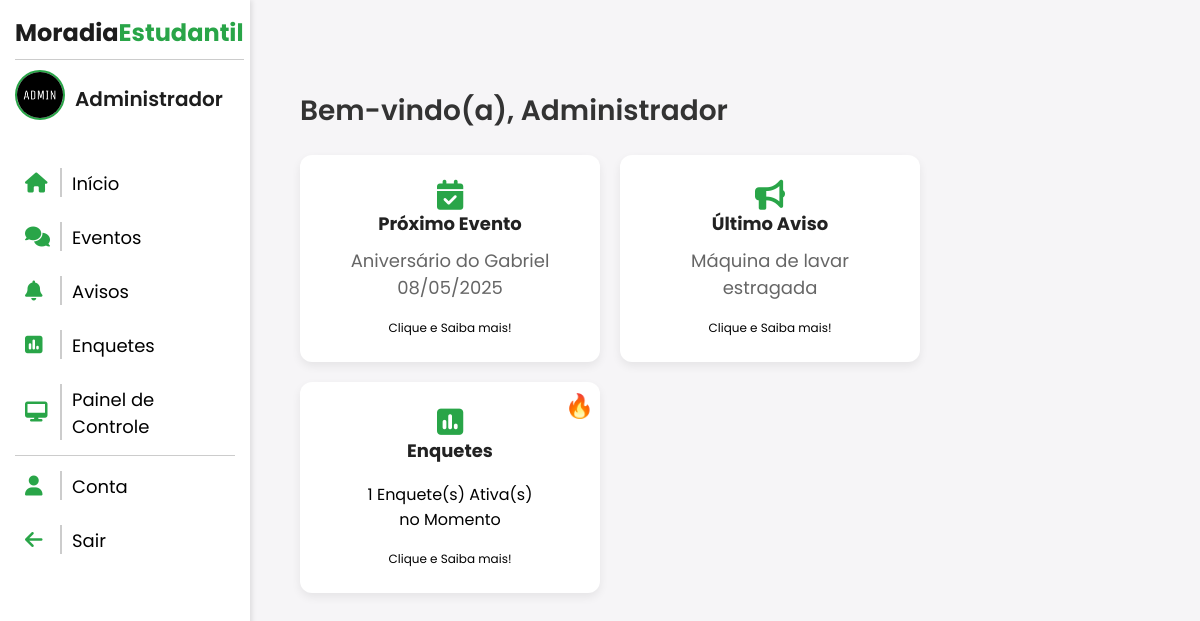
Screenshot of /sistema/ (signed in) with the database file from the repository.
### AppMoradia/models.py (models this page shows, shortened)
class CustomUser(AbstractUser):
     foto = models.ImageField(
        upload_to='fotos_perfil/',
        blank=True,
        null=True,
        default='fotos_perfil/default.png'
      )
     tipo = (
         ('VISITANTE','Visitante'),
         ('RESIDENTE','Residente'),
         ('SÍNDICO','Síndico'),
         ('COORDENADOR','Coordenador')
     )
     tipo = models.CharField(max_length=100, choices=tipo, default='VISITANTE')

class Evento(models.Model):
    titulo = models.CharField(max_length=200)
    descricao = models.TextField()
    data = models.DateField()
    criado_por = models.ForeignKey(settings.AUTH_USER_MODEL, on_delete=models.CASCADE)
    class Meta:
        ordering = ['-id']

class Aviso(models.Model):
    titulo = models.CharField(max_length=200)
    descricao = models.TextField()
    data_criacao = models.DateTimeField(auto_now_add=True)
    criado_por = models.ForeignKey(settings.AUTH_USER_MODEL, on_delete=models.CASCADE)

### AppMoradia/views.py (the view)
# urls.py: path('sistema/', views.dashboard, name='sistema'),
@login_required
def dashboard(request):
    hoje = timezone.now().date()  # Pega a data de hoje
    eventos_futuros = Evento.objects.filter(data__gte=hoje).order_by('data') # Pega o primeiro evento com data maior ou igual a hoje
    enquetes_ativas = Enquete.objects.filter(status='ATIVA').count()
    if eventos_futuros.exists():
        evento_proximo = eventos_futuros.first()
        evento_proximo_titulo = evento_proximo.titulo
        evento_proximo_descricao = evento_proximo.descricao
        evento_proximo_data = evento_proximo.data.strftime('%d/%m/%Y')  # Formata a data
        evento_proximo_criado_por = evento_proximo.criado_por.first_name if evento_proximo.criado_por else "Desconhecido"
    else:
        evento_proximo_titulo = "Nenhum evento futuro."
        evento_proximo_data = "N/A"
    try:
        ultimo_aviso = Aviso.objects.latest('data_criacao')
        ultimo_aviso_titulo = ultimo_aviso.titulo
        ultimo_aviso_descricao = ultimo_aviso.descricao
        ultimo_aviso_data_criacao = ultimo_aviso.data_criacao
        ultimo_aviso_criado_por = ultimo_aviso.criado_por.first_name if ultimo_aviso.criado_por else "Desconhecido"
    except Aviso.DoesNotExist:
        ultimo_aviso_titulo = "Nenhum aviso no momento."
    return render(request, 'sistema.html', {
        'usuario': request.user,
        'evento_proximo_titulo': evento_proximo_titulo,
        'evento_proximo_data': evento_proximo_data,
        'eventos_futuros': eventos_futuros,
        'evento_proximo_descricao' : evento_proximo_descricao,
        'evento_proximo_criado_por' : evento_proximo_criado_por,
        'ultimo_aviso_titulo': ultimo_aviso_titulo,
        'ultimo_aviso_descricao' : ultimo_aviso_descricao,
        'ultimo_aviso_criado_por' : ultimo_aviso_criado_por,
        'ultimo_aviso_data_criacao' : ultimo_aviso_data_criacao,
        'enquetes_ativas': enquetes_ativas,
    })

### AppMoradia/templates/sistema.html (shortened to what this page needs)
{% extends 'sidebar-sistema.html' %}
{% load static %}
        {% block content %}
        <div class="dashboard">
            <h2 class="dashboard-title">Bem-vindo(a), {{ usuario.first_name }}</h2>
            <div class="cards-container">
                <div class="card"  data-titulo="{{ evento_proximo_titulo }}"
                data-descricao="{{ evento_proximo_descricao }}"
                data-data="{{ evento_proximo_data }}"
                data-criado-por="{{ evento_proximo_criado_por }}"
                onclick="abrirModal(event, this)">
                    <i class="fa-solid fa-calendar-check card-icon"></i>
                    <div class="card-content">
                        <h3>Próximo Evento</h3>
                        <p>{{ evento_proximo_titulo }} <br> {{ evento_proximo_data }}</p>
                    </div>
                    <span>Clique e Saiba mais!</span>
                </div>
                <div class="card" data-titulo="{{ ultimo_aviso_titulo }}"
                data-descricao="{{ ultimo_aviso_descricao }}"
                data-data-criacao="{{ ultimo_aviso_data_criacao }}"
                data-criado-por="{{ ultimo_aviso_criado_por }}"
                onclick="abrirModalAviso(event, this)">
                    <i class="fa-solid fa-bullhorn card-icon"></i>
                    <div class="card-content">
                        <h3>Último Aviso</h3>
                        <p>{{ ultimo_aviso_titulo }}</p>
                    </div>
                    <span>Clique e Saiba mais!</span>
                </div>
            <a href="{% url 'enquetes' %}" style="text-decoration: none; color: inherit;">
                <div class="card">
                    <i class="fa-solid fa-square-poll-vertical card-icon"></i>
                    <div class="card-content">
                        <h3>Enquetes</h3>
                        <p>
                        {% if enquetes_ativas > 0 %}
                        <p class="foguinho">🔥</p>
                        {{ enquetes_ativas }} Enquete(s) Ativa(s) <br> no Momento
                        {% else %}
                        Nenhuma Enquete Ativa no Momento
                        {% endif %}</p>
                    </div>
                    <span>Clique e Saiba mais!</span>
                </div>
            </a>
            </div>
        </div>
        {% endblock %}

### AppMoradia/templates/sidebar-sistema.html (shortened to what this page needs)
{% load static %}
<!DOCTYPE html>
<html lang="en">
<head>
    <link rel="stylesheet" href="{% static 'css/sistema.css' %}">
    <link rel="stylesheet" href="https://cdnjs.cloudflare.com/ajax/libs/font-awesome/6.5.0/css/all.min.css" />
</head>
<body>
    <div class="sidebar" id="sidebar">
        <div class="title">
            <span class="gray">Moradia</span><span class="green">Estudantil</span>
        </div>
        <div class="user-info">
            <a href="{% url 'conta' %}"><img src="{{ usuario.foto.url }}" alt="Foto do usuário" class="user-photo"></a>
            <span class="user-name">{{ usuario.first_name }}</span>
        </div>
        <ul>
            <li><a href="{% url 'sistema' %}"><i class="fa-solid fa-house"></i><span class="menu-text">Início</span></a></li>
            <li><a href="{% url 'eventos' %}"><i class="fa-solid fa-comments"></i><span class="menu-text">Eventos</span></a></li>
            <li><a href="{% url 'avisos' %}"><i class="fa-solid fa-bell"></i><span class="menu-text">Avisos</span></a></li>
            <li><a href="{% url 'enquetes' %}"><i class="fa-solid fa-square-poll-vertical"></i><span class="menu-text">Enquetes</span></a></li>
            {% if user.tipo == 'COORDENADOR' %}
            <li><a href="{% url 'painel-controle' %}"><i class="fa-solid fa-desktop"></i><span class="menu-text">Painel de Controle</span></a></li>
            {% endif %}
        <div class="options">
            <li><a href="{% url 'conta' %}"><i class="fa-solid fa-user"></i><span class="menu-text">Conta</span></a></li>
            <li>
                <a class="btn-sair" href="#" onclick="document.getElementById('logout-form').submit();"><i class="fa-solid fa-arrow-left"></i><span class="menu-text">Sair</span></a>
            </li>
           </div>
        </ul>
    </div>
    <div class="main-content">
        {% block content %}
        {% endblock %}
    </div>
</body>
</html>

### AppMoradia/static/css/sistema.css (style rules this page uses)
* { box-sizing: border-box; }
html, body { width: 100%; overflow-x: hidden; }
body { background: #f6f5f7; font-family: 'Poppins', sans-serif; margin: 0; }
.gray { user-select: none; font-weight: bold; color: #1d1d1d; text-align: center; font-size: 24px; margin-bottom: 20px; border-bottom: 1px solid #ccc; padding-bottom: 10px; }
.green { user-select: none; font-weight: bold; color: #29a548; text-align: center; font-size: 24px; margin-bottom: 20px; border-bottom: 1px solid #ccc; padding-bottom: 10px; }
.sidebar { position: fixed; width: 250px; height: 100vh; background-color: #fff; padding: 15px; box-shadow: 2px 0 5px rgba(0, 0, 0, 0.1); transition: transform 0.3s ease-in-out; transform: translateX(0); z-index: 1000; display: flex; flex-direction: column; }
.options { border-top: 1px solid #ccc; }
.btn-sair { color: black; }
.sidebar ul { list-style-type: none; padding: 0; color: black; }
.sidebar ul li { margin: 5px 0; cursor: pointer; }
.sidebar ul li a { text-decoration: none; font-size: 18px; display: flex; align-items: center; padding: 10px; border-radius: 8px; transition: background-color 0.3s; color: black; }
.sidebar ul li a i { font-size: 20px; color: #29a548; width: 20px; height: 20px; margin-right: 5px; }
.sidebar ul li a .menu-text { margin-left: 10px; border-left: 2px solid #ccc; padding-left: 10px; padding-top: 2px; }
.user-info { user-select: none; display: flex; align-items: center; gap: 10px; padding: 10px 0; margin-top: 10px; }
.user-photo { width: 50px; height: 50px; border-radius: 50%; object-fit: cover; border: 2px solid #29a548; }
.user-name { font-weight: 600; color: #1d1d1d; font-size: 20px; }
.main-content { margin-left: 280px; padding: 20px; min-height: 100vh; background: #f6f5f7; }
.dashboard { margin-top: 70px; }
.dashboard-title { user-select: none; font-size: 28px; color: #333; font-weight: 600; text-align: left; }
.cards-container { user-select: none; display: flex; gap: 20px; flex-wrap: wrap; justify-content: flex-start; }
.foguinho { position: absolute; top: 0; right: 10px; transform: scale(1.3); z-index: 1; }
.card { position: relative; min-width: 300px; min-height: 100%; overflow: hidden; display: flex; flex-direction: column; align-items: center; text-align: center; background-color: white; border-radius: 12px; padding: 25px; box-shadow: 0 4px 10px rgba(0, 0, 0, 0.07); display: flex; align-items: center; width: 100%; max-width: 300px; transition: transform 0.3s ease, box-shadow 0.3s ease; cursor: pointer; }
.card span { font-size: 12px; }
.card-icon { font-size: 30px; color: #29a548; }
.card-content h3 { font-size: 18px; margin: 0; color: #222; }
.card-content p { margin-top: 10px; font-size: 18px; color: #666; }

### rows the page displays
CustomUser: foto (picture), first_name "Administrador"
Evento: titulo "Aniversário do Gabriel"
Aviso: titulo "Máquina de lavar estragada"

### other values shown
{{ evento_proximo_data }} "08/05/2025"
{{ enquetes_ativas }} "1"
